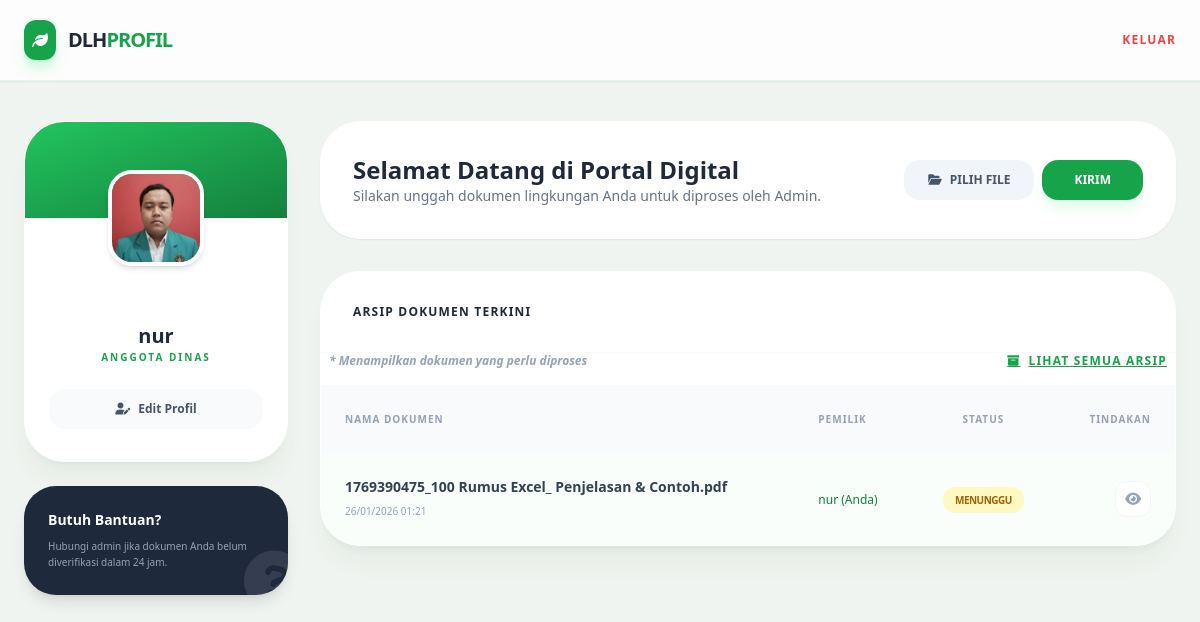
Page /index.php (signed in) on the committed database.
### tables this page shows
CREATE TABLE `users` (
  `id` int(11) NOT NULL,
  `username` varchar(50) NOT NULL,
  `nama_lengkap` varchar(255) DEFAULT NULL,
  `divisi` varchar(100) DEFAULT NULL,
  `password` varchar(255) NOT NULL,
  `email` varchar(100) DEFAULT NULL,
  `role` enum('admin','member') DEFAULT 'member',
  `foto` varchar(255) DEFAULT 'default_avatar.jpg'
);

CREATE TABLE `dokumen` (
  `id` int(11) NOT NULL,
  `nama_file` varchar(255) DEFAULT NULL,
  `pemilik` varchar(50) DEFAULT NULL,
  `status` enum('Menunggu','Selesai') DEFAULT 'Menunggu',
  `file_revisi` varchar(255) DEFAULT NULL,
  `tgl_upload` timestamp NOT NULL DEFAULT current_timestamp()
);

### index.php (the view, shortened to what this page needs)
<?php include 'db_config.php';
$user_sekarang = $_SESSION['username'];
$query_user = $conn->query("SELECT * FROM users WHERE username='$user_sekarang'");
$user_data = $query_user->fetch_assoc();
?>
<!DOCTYPE html>
<html lang="id">
<head>
    <script src="https://cdn.tailwindcss.com"></script>
    <link href="https://cdnjs.cloudflare.com/ajax/libs/font-awesome/6.0.0/css/all.min.css" rel="stylesheet">
</head>
<body class="bg-[#f0f4f0] min-h-screen font-sans">
    <nav class="bg-white/80 backdrop-blur-md border-b border-green-100 sticky top-0 z-50 shadow-sm">
        <div class="max-w-7xl mx-auto px-6 h-20 flex justify-between items-center">
            <div class="flex items-center gap-3">
                <div class="bg-green-600 p-2 rounded-xl text-white shadow-lg shadow-green-200">
                    <i class="fas fa-leaf"></i>
                </div>
                <span class="font-black text-xl tracking-tighter text-slate-800">DLH<span class="text-green-600">PROFIL</span></span>
            </div>
            <div class="flex items-center gap-4">
                <a href="logout.php" class="text-xs font-bold text-red-500 hover:text-red-700 transition uppercase tracking-widest">Keluar</a>
            </div>
        </div>
    </nav>
    <main class="max-w-7xl mx-auto px-6 py-10">
        <div class="grid grid-cols-1 lg:grid-cols-4 gap-8">
            <div class="lg:col-span-1 space-y-6">
                <div class="bg-white rounded-[2.5rem] shadow-xl shadow-green-900/5 overflow-hidden border border-white">
                    <div class="px-6 pb-8 text-center">
                        <div class="relative -top-12 mb-[-3rem]">
                            <?php
                            $foto_path = ($user_data['foto'] == 'default_avatar.jpg' || empty($user_data['foto']))
                                ? 'https://ui-avatars.com/api/?name='.$user_sekarang.'&background=16a34a&color=fff'
                                : 'uploads/'.$user_data['foto'];
                            ?>
                            <img src="<?= $foto_path ?>" class="w-24 h-24 rounded-3xl mx-auto border-4 border-white shadow-md object-cover">
                        </div>
                        <h2 class="text-xl font-black text-slate-800 mt-14"><?= $user_sekarang ?></h2>
                        <p class="text-[10px] font-bold text-green-600 uppercase tracking-[0.2em] mb-6">Anggota Dinas</p>
                        <div class="flex flex-col gap-2">
                            <a href="profile.php" class="bg-slate-50 hover:bg-green-50 text-slate-600 hover:text-green-700 py-3 rounded-2xl text-xs font-bold transition flex items-center justify-center gap-2">
                                <i class="fas fa-user-edit"></i> Edit Profil
                            </a>
                        </div>
                    </div>
                </div>
                <div class="bg-slate-800 rounded-[2rem] p-6 text-white relative overflow-hidden shadow-lg">
                    <i class="fas fa-question-circle absolute -right-4 -bottom-4 text-6xl text-white/10 rotate-12"></i>
                    <h4 class="font-bold text-sm mb-2">Butuh Bantuan?</h4>
                    <p class="text-[10px] text-slate-400 leading-relaxed">Hubungi admin jika dokumen Anda belum diverifikasi dalam 24 jam.</p>
                </div>
            </div>
            <div class="lg:col-span-3 space-y-8">
                <div class="bg-white p-8 rounded-[2.5rem] shadow-sm border border-white flex flex-col md:flex-row justify-between items-center gap-6">
                    <div>
                        <h1 class="text-2xl font-black text-slate-800">Selamat Datang di Portal Digital</h1>
                        <p class="text-sm text-slate-500">Silakan unggah dokumen lingkungan Anda untuk diproses oleh Admin.</p>
                    </div>
                    <form method="POST" enctype="multipart/form-data" class="flex gap-2 w-full md:w-auto">
                        <label class="flex-1 md:flex-none">
                            <div onclick="document.getElementById('mainUpload').click()" class="bg-slate-100 hover:bg-slate-200 text-slate-600 px-6 py-3 rounded-2xl text-xs font-bold cursor-pointer transition flex items-center gap-2">
                                <i class="fas fa-folder-open"></i> PILIH FILE
                            </div>
                        </label>
                        <button name="upload" class="bg-green-600 hover:bg-green-700 text-white px-8 py-3 rounded-2xl text-xs font-bold shadow-lg shadow-green-100 transition">KIRIM</button>
                    </form>
                </div>
                <div class="bg-white rounded-[2.5rem] shadow-xl shadow-green-900/5 overflow-hidden border border-white">
                    <div class="p-8 border-b border-slate-50">
                        <h3 class="font-black text-slate-800 uppercase tracking-widest text-xs">Arsip Dokumen Terkini</h3>
                    </div>
            <div class="flex justify-between items-center mb-4 px-2">
                <p class="text-xs font-bold text-slate-400 italic">* Menampilkan dokumen yang perlu diproses</p>
                <a href="arsip.php" class="text-xs font-black text-green-600 hover:text-green-800 flex items-center gap-2 underline tracking-widest">
                    <i class="fas fa-archive"></i> LIHAT SEMUA ARSIP
                 </a>
            </div>
                    <div class="overflow-x-auto">
                        <table class="w-full text-sm">
                            <thead class="bg-slate-50 text-[10px] font-black uppercase text-slate-400 tracking-widest">
                                <tr>
                                    <th class="p-6 text-left">Nama Dokumen</th>
                                    <th class="p-6 text-left">Pemilik</th>
                                    <th class="p-6 text-center">Status</th>
                                    <th class="p-6 text-right">Tindakan</th>
                                </tr>
                            </thead>
                            <tbody class="divide-y divide-slate-50">
                                <?php
                                $res = $conn->query("SELECT * FROM dokumen WHERE status='Menunggu' ORDER BY tgl_upload DESC");
                                while($d = $res->fetch_assoc()):
                                    $isMe = ($d['pemilik'] == $user_sekarang);
                                ?>
                                <tr class="<?= $isMe ? 'bg-green-50/40' : '' ?> hover:bg-slate-50 transition duration-300">
                                    <td class="p-6">
                                        <div class="font-bold text-slate-700"><?= $d['nama_file'] ?></div>
                                        <div class="text-[10px] text-slate-400 mt-1"><?= date('d/m/Y H:i', strtotime($d['tgl_upload'])) ?></div>
                                    </td>
                                    <td class="p-6">
                                        <span class="text-xs font-medium <?= $isMe ? 'text-green-700 font-bold' : 'text-slate-500' ?>">
                                            <?= $d['pemilik'] ?> <?= $isMe ? ' (Anda)' : '' ?>
                                        </span>
                                    </td>
                                    <td class="p-6 text-center">
                                        <span class="px-3 py-1.5 rounded-xl text-[10px] font-black uppercase tracking-tighter <?= $d['status'] == 'Selesai' ? 'bg-green-100 text-green-700' : 'bg-yellow-100 text-yellow-700' ?>">
                                            <?= $d['status'] ?>
                                        </span>
                                    </td>
                                    <td class="p-6 text-right">
                                        <div class="flex justify-end gap-2">
                                            <a href="uploads/<?= $d['nama_file'] ?>" class="w-9 h-9 bg-white border border-slate-100 rounded-xl flex items-center justify-center text-slate-400 hover:text-blue-600 hover:border-blue-200 transition" title="Lihat">
                                                <i class="fas fa-eye"></i>
                                            </a>
                                        </div>
                                    </td>
                                </tr>
                                <?php endwhile; ?>
                            </tbody>
                        </table>
                    </div>
                </div>
            </div>
        </div>
    </main>
</body>
</html>

### rows in the picture
users: foto (picture)
dokumen: nama_file "1769390475_100 Rumus Excel_ Penjelasan & Contoh.pdf", tgl_upload "26/01/2026 01:21", pemilik "nur", shows "(Anda)", status "MENUNGGU"

### other values in the picture
$user_sekarang "nur"
